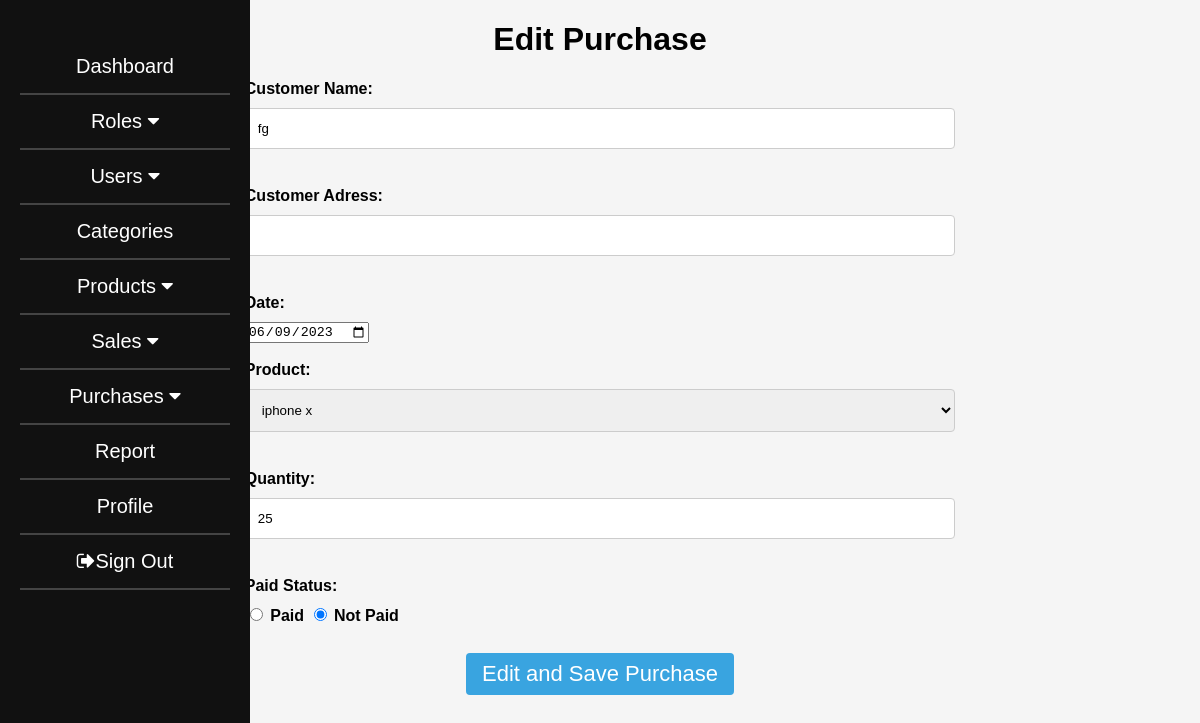
The page /RWInventory/editpurchases.php?id=25 on the database its author committed.
### tables this page shows
CREATE TABLE `purchases` (
  `purchase_id` int(11) NOT NULL,
  `customer_name` varchar(255) NOT NULL,
  `date` date NOT NULL,
  `product_name` varchar(255) NOT NULL,
  `quantity` int(255) NOT NULL,
  `purchase_price` int(11) NOT NULL,
  `status` varchar(255) NOT NULL,
  `total` int(255) NOT NULL,
  `company_id` int(11) NOT NULL
);

### RWInventory/editpurchases.php (the view, shortened to what this page needs)
<?php
    require_once('connect.php');
    $id = $_GET["id"];
      $sql = "SELECT * FROM purchases WHERE purchase_id = ?";
      $stmt = $connect->prepare($sql);
      $stmt->bind_param("i", $id);
      $stmt->execute();
      $result = $stmt->get_result();
      $data = $result->fetch_assoc();
      $customer_name = $data['customer_name'];
      $date = $data['date'];
      $product_name = $data['product_name'];
      $quantity = $data['quantity'];
  ?>
<!DOCTYPE html>
<html lang="en">
<head>
    <link rel="stylesheet" href="https://cdnjs.cloudflare.com/ajax/libs/font-awesome/4.7.0/css/font-awesome.min.css">
</head>
<body>
      <div class="sidebar">
    <ul>
        <li><a href="dash.php">Dashboard</a></li>
        <li class="dropdown">
        <a href="#" class="dropdown-toggle" data-toggle="dropdown">
            Roles <i class="fa fa-caret-down"></i>
        </a>
    </li>
    <li class="dropdown">
        <a href="#" class="dropdown-toggle" data-toggle="dropdown">
            Users <i class="fa fa-caret-down"></i>
        </a>
    </li>
    <li><a href="categories.php">Categories</a></li>
    <li class="dropdown">
        <a href="#" class="dropdown-toggle" data-toggle="dropdown">
            Products <i class="fa fa-caret-down"></i>
        </a>
    </li>
    <li class="dropdown">
        <a href="#" class="dropdown-toggle" data-toggle="dropdown">
            Sales <i class="fa fa-caret-down"></i>
        </a>
    </li>
    <li class="dropdown">
        <a href="#" class="dropdown-toggle" data-toggle="dropdown">
            Purchases <i class="fa fa-caret-down"></i>
        </a>
    </li>
    <li><a href="report.php">Report</a></li>
    <li><a href="profile.php">Profile</a></li>
    <li class="signout"><a href="login.php"><i class="fa fa-sign-out"></i>Sign Out</a></li>
</ul>
	</div>
	<h1>Edit Purchase</h1>
	<form action="editpurchases.php?id=<?php echo $id; ?>" method="POST" enctype="multipart/form-data">
		<label for="customer-name">Customer Name:</label>
		<input type="text" id="customer-name" name="customer-name" value="<?php echo $customer_name; ?>"><br><br>
    <label for="customer-address">Customer Adress:</label>
		<input type="text" id="customer-address" name="customer-address"><br><br>
    <label for="purchase-date">Date:</label>
		<input type="date" id="purchase-date" name="purchase-date" value="<?php echo $date; ?>"><br><br>
    <label for="product-name">Product:</label>
		<select name="product-name" id="product-name" title="product-name" aria-placeholder="Choose product" value="<?php echo $product_name; ?>">
        <?php
        $sql = "SELECT * FROM products";
        $result = mysqli_query($connect, $sql);
        while ($row = mysqli_fetch_assoc($result)) {
            echo '<option value="' . $row['product_name'] . '"' . ($row['product_name'] == $name ? 'selected' : '') . '>' . $row['product_name'] . '</option>';
        }
        ?>
    </select><br><br>
		<label for="product-quantity">Quantity:</label>
		<input type="text" id="product-quantity" name="product-quantity" value="<?php echo $quantity; ?>"><br><br>
        <label for="product-availability">Paid Status:</label>
        <input type="radio" id="product-availability-in" name="product-availability" value="Paid"  style="display: inline-block;">
        <label for="product-availability-in" style="display: inline-block;">Paid</label>
        <input type="radio" id="product-availability-out" name="product-availability" value="Not paid" checked="checked" style="display: inline-block;">
        <label for="product-availability-out" style="display: inline-block;">Not Paid</label><br><br>
		<button type="submit" name="edit_purchase">Edit and Save Purchase</button>
	</form>
</body>
</html>

### RWInventory/editpurchases.php (style rules this page uses)
body { font-family: Arial, sans-serif; background-color: #f5f5f5; }
.sidebar { height: 100%; width: 250px; position: fixed; z-index: 1; top: 0; left: 0; background-color: #111; overflow-x: hidden; padding-top: 20px; }
.sidebar ul { list-style-type: none; margin: 10px; padding: 10px; }
.sidebar ul li { border-bottom: 2px solid #444; padding: 15px; text-align: center; }
.sidebar ul li a { color: #fff; display: block; font-size: 20px; text-decoration: none; }
h1 { text-align: center; }
button { background-color: #39A4E0; color: white; border: none; padding: 8px 16px; text-align: center; text-decoration: none; display: inline-block; font-size: 22px; margin: 4px 2px; cursor: pointer; border-radius: 4px; display: block; margin: 0 auto; }
form { width: 60%; margin: 0 auto; }
label { display: block; font-weight: bold; margin-bottom: 10px; }
input[type="text"], select { width: 100%; padding: 12px; border: 1px solid #ccc; border-radius: 4px; box-sizing: border-box; margin-bottom: 20px; }

### rows shown on the page
purchases: customer-name "fg", purchase-date "06/09/2023", product-quantity "25"

### other values the page prints
form field product-name "iphone x"
